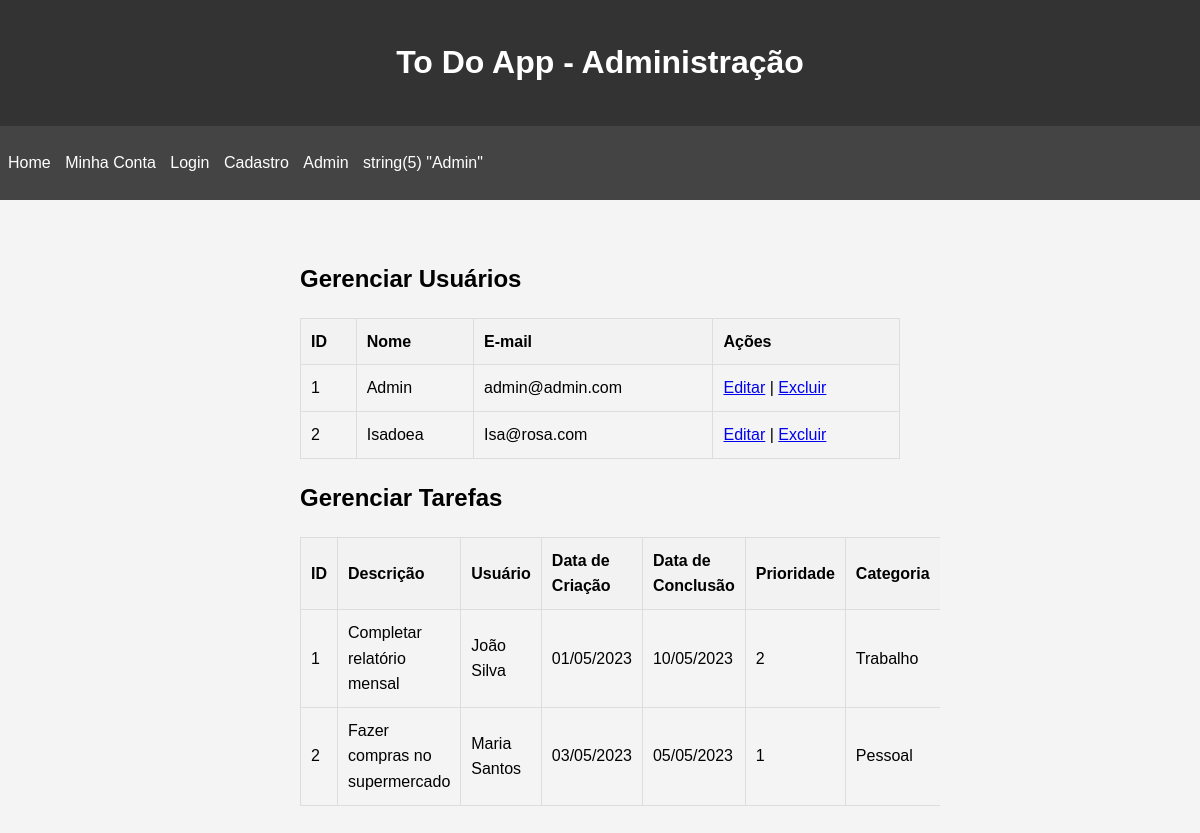
Page /admin (signed in) on the earlier database version.
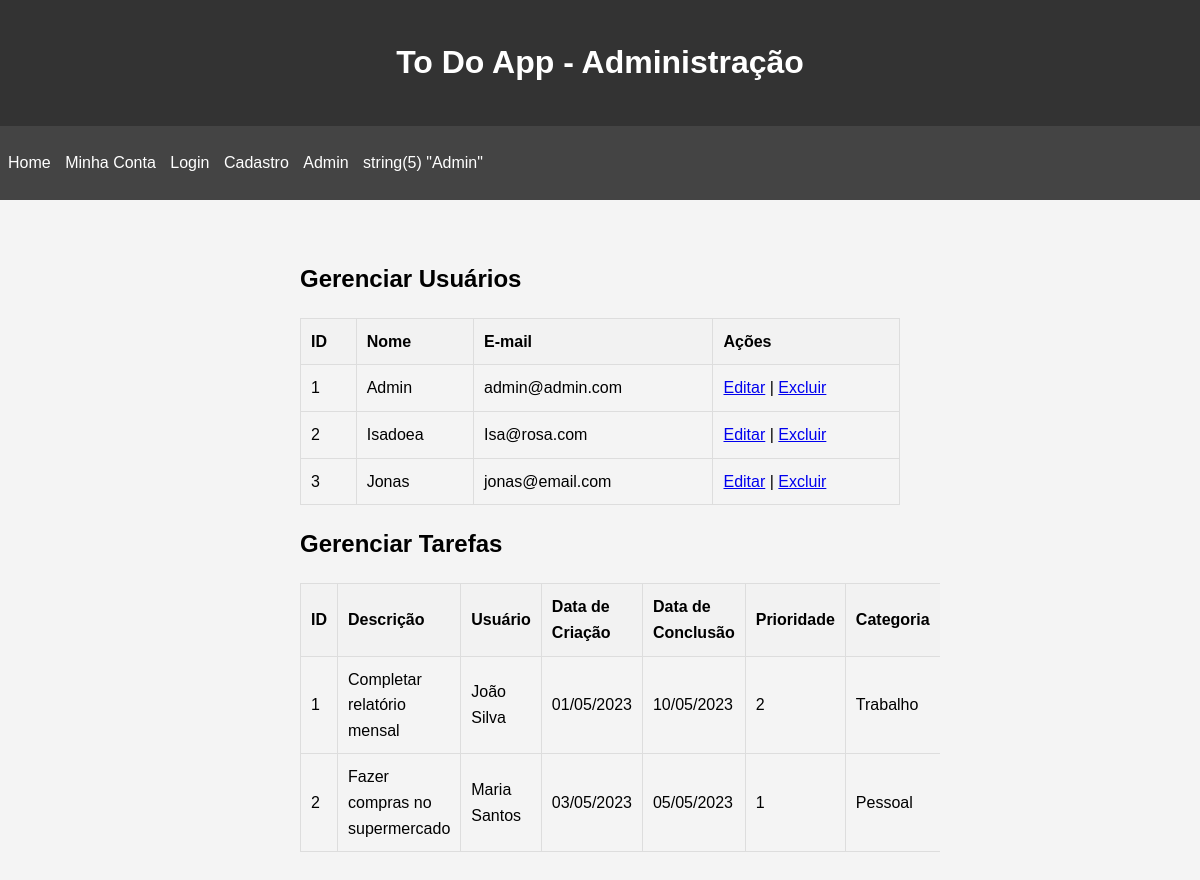
Same page on the later database version.
### tables this page shows
CREATE TABLE users (
        id INTEGER PRIMARY KEY AUTOINCREMENT,
        name VARCHAR(100) NOT NULL,
        email VARCHAR(100) NOT NULL UNIQUE,
        password VARCHAR(255) NOT NULL,
        is_admin BOOLEAN DEFAULT 0);

### src/Controller/AdminController.php (called while the page is built, shortened)
<?php
class AdminController
{
    private UserRepository $userRepository;
    public function __construct(UserRepository $userRepository)
    {
        $this->userRepository = $userRepository;
    }
    public function request(): void
    {
        $users = $this->userRepository->all();
        require_once __DIR__ . "/../../view/admin.php";
    }
}

### src/Repository/UserRepository.php (called while the page is built, shortened)
<?php
class UserRepository
{
    private PDO $pdo;
    public function __construct(PDO $pdo)
    {
        $this->pdo = $pdo;
    }
    private function hydrateUser(array $data): User
    {
        $user = new User($data['name'], $data['email'], $data['password'], $data['is_admin']);
        $user->setId($data['id']);
        return $user;
    }
    public function all()
    {
        $stmt = $this->pdo->query('SELECT * FROM users');
        $users = $stmt->fetchAll(PDO::FETCH_ASSOC);
        return array_map($this->hydrateUser(...), $users);
    }
}

### src/Entity/User.php (called while the page is built, shortened)
<?php
class User
{
    public function __construct(string $name, string $email, ?string $password = null, int $is_admin = 0)
    {
        $this->name = $name;
        $this->email = $email;
    }
    public function setId(int $id)
    {
        $this->id = $id;
    }
}

### view/admin.php (the view, shortened to what this page needs)
    <?php require_once 'header.php'; ?>
    <div class="container">
        <h2>Gerenciar Usuários</h2>
        <table>
            <thead>
                <tr>
                    <th>ID</th>
                    <th>Nome</th>
                    <th>E-mail</th>
                    <th>Ações</th>
                </tr>
            </thead>
            <?php foreach($users as $user): ?>
            <tbody>
                <tr>
                <td><?= $user->id; ?></td>
                    <td><?= $user->name; ?></td>
                    <td><?= $user->email; ?></td>
                    <td>
                        <a href="#">Editar</a> |
                        <a href="#">Excluir</a>
                    </td>
                </tr>
            </tbody>
            <?php endforeach; ?>
        </table>
        <h2>Gerenciar Tarefas</h2>
        <table>
            <thead>
                <tr>
                    <th>ID</th>
                    <th>Descrição</th>
                    <th>Usuário</th>
                    <th>Data de Criação</th>
                    <th>Data de Conclusão</th>
                    <th>Prioridade</th>
                    <th>Categoria</th>
                </tr>
            </thead>
            <tbody>
                <tr>
                    <td>1</td>
                    <td>Completar relatório mensal</td>
                    <td>João Silva</td>
                    <td>01/05/2023</td>
                    <td>10/05/2023</td>
                    <td>2</td>
                    <td>Trabalho</td>
                </tr>
                <tr>
                    <td>2</td>
                    <td>Fazer compras no supermercado</td>
                    <td>Maria Santos</td>
                    <td>03/05/2023</td>
                    <td>05/05/2023</td>
                    <td>1</td>
                    <td>Pessoal</td>
                </tr>
            </tbody>
        </table>
    </div>
</body>
</html>

### public/index.php (shortened to what this page needs)
<?php
$dbPath = __DIR__ . '/../db.sqlite';
$pdo = new PDO("sqlite:$dbPath");
$path = $_SERVER['REQUEST_URI'] ?? '/';
$userRepository = new UserRepository($pdo);
$adminController = new AdminController($userRepository);
switch ($path) {
    case '/admin':
        $adminController->request();
        break;
}

### view/header.php (shortened to what this page needs)
<!DOCTYPE html>
<html lang="pt-BR">
<head>
    <link rel="stylesheet" href="./css/styles.css">
</head>
<body>
    <header>
        <h1>To Do App - Administração</h1>
    </header>
    <nav>
        <ul>
            <li><a href="/">Home</a></li>
            <li><a href="/user">Minha Conta</a></li>
            <li><a href="/login">Login</a></li>
            <li><a href="/cadastro">Cadastro</a></li>
            <li><a href="/admin">Admin</a></li>
            <?php var_dump($_SESSION['nome']); ?>
        </ul>
    </nav>

### public/css/styles.css (style rules this page uses)
body { font-family: Arial, sans-serif; line-height: 1.6; margin: 0; padding: 0; background-color: #f4f4f4; }
.container { width: 50%; margin: auto; overflow: hidden; padding: 40px; }
header { background: #333; color: #fff; padding: 1rem; text-align: center; }
nav { background: #444; color: #fff; padding: 0.5rem; }
nav ul { padding: 0; list-style: none; }
nav ul li { display: inline; margin-right: 10px; }
nav ul li a { color: #fff; text-decoration: none; }
table { width: 100%; border-collapse: collapse; }
table, th, td { border: 1px solid #ddd; }
th, td { padding: 10px; text-align: left; }
th { background-color: #f2f2f2; }

Differences in the rows shown:
added users: id "3", name "Jonas", email "jonas@email.com"
